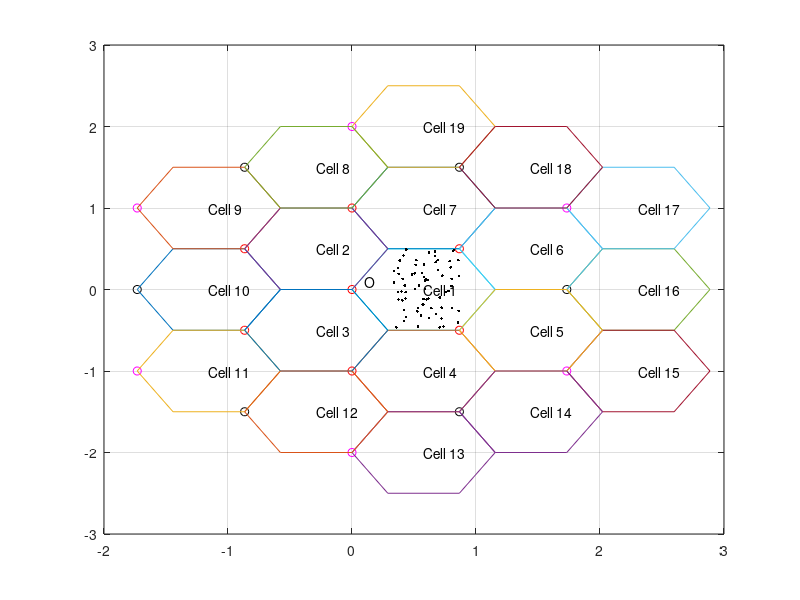

The MATLAB script that drew this image:
% 19 Celluers and locations of Node B
% site to site distance: 1000 m 
% Radius  577,35 m
clear all;
close all;

% BSs's positons & MB's range
t=linspace(pi/6,11*pi/6,2*pi);
plot(0,0,'ro');             text(0.1,0.1,'O');
grid on;
hold on;

bsx1=cos(t);
bsy1=sin(t);

bsx2=sqrt(3)*cos(t-pi/6);
bsy2=sqrt(3)*sin(t-pi/6);

% BS's locations
plot(bsx1,bsy1,'ro');
plot(2*bsx1,2*bsy1,'mo');
plot(bsx2,bsy2,'ko');

% Cell's range
% initial cell, central from the original point
k=linspace(0,2*pi,7);
cx0=(sqrt(3)/3)*cos(k);     %[-0.5774, 0.5774]
cy0=(sqrt(3)/3)*sin(k);     %[]

% cell 1, middle
cx1=sqrt(3)/3+cx0;
cy1=cy0;
plot(cx1, cy1,'c');             text(sqrt(3)/3, 0, 'Cell 1');
plot(cx1, 1+cy1);               text(sqrt(3)/3, 1, 'Cell 7');
plot(cx1, -1+cy1);              text(sqrt(3)/3, -1, 'Cell 4');
plot(cx1, 2+cy1);               text(sqrt(3)/3, 2, 'Cell 19');
plot(cx1, -2+cy1);              text(sqrt(3)/3, -2, 'Cell 13');

plot(sqrt(3)+cx1, cy1);         text(4*sqrt(3)/3, 0, 'Cell 16');
plot(sqrt(3)+cx1, 1+cy1);       text(4*sqrt(3)/3, 1, 'Cell 17');
plot(sqrt(3)+cx1, -1+cy1);      text(4*sqrt(3)/3, -1, 'Cell 15');

plot(-sqrt(3)+cx1, cy1);        text(-2*sqrt(3)/3, 0, 'Cell 10');
plot(-sqrt(3)+cx1, 1+cy1);      text(-2*sqrt(3)/3, 1, 'Cell 9');
plot(-sqrt(3)+cx1, -1+cy1);     text(-2*sqrt(3)/3, -1, 'Cell 11');

% cell 2, left high 
cx2=-sqrt(3)/6+cx0;
cy2=0.5+cy0;
plot(cx2, cy2);                 text(-sqrt(3)/6, 0.5, 'Cell 2');
plot(cx2, 1+cy2);               text(-sqrt(3)/6, 1.5, 'Cell 8');
plot(sqrt(3)+cx2, cy2);         text(5*sqrt(3)/6, 0.5, 'Cell 6');
plot(sqrt(3)+cx2, 1+cy2);       text(5*sqrt(3)/6, 1.5, 'Cell 18');
%plot(-sqrt(3)+cx1, cy1);  

% cell 3, left low
cx3=-sqrt(3)/6+cx0; 
cy3=-0.5+cy0;
plot(cx3, cy3);                 text(-sqrt(3)/6, -0.5, 'Cell 3');
plot(cx3, -1+cy3);              text(-sqrt(3)/6, -1.5, 'Cell 12');
plot(sqrt(3)+cx3, cy3);         text(5*sqrt(3)/6, -0.5, 'Cell 5');
plot(sqrt(3)+cx3, -1+cy3);      text(5*sqrt(3)/6, -1.5, 'Cell 14');
%plot(-sqrt(3)+cx2, cy2);  

% Generate UEs randomly distributed in the central Cell
for i=1:70    
    xa= 1/3+0.53*rand(1,1);
    ya=-0.5+rand(1,1);
    msx1(i)=xa;
    msy1(i)=ya;
    xb=-1+2*rand(1,1);
    yb=-0.65+1.3*rand(1,1);    
	figure(1)
    plot(msx1(i),msy1(i),'k.');
    hold on
    % plot(xrb(i),yrb(i),'k.');
end


% Results: BS's locations in m
%bsx1 =		866.0254    0	 	-866.0254 	-866.0254   0		  866.0254
%bsy1 =		500.0    1000.0    	500.0   	  -500.0   -1000.0   -500.0

%bsx2 =     1732.051   866.025  	-866.025 	-1732.051  	-866.025   866.025
%bsy2 =      0  		1500.0  	1500.0    	0 			-1500.0 	-1500.0

%2*bsx1 =     1732.1    0   	  -1732.1   -1732.1   0    		1732.1
%2*bsy1 =     1000.0    2000.0    1000.0   -1000.0   -2000.0   -1000.0



